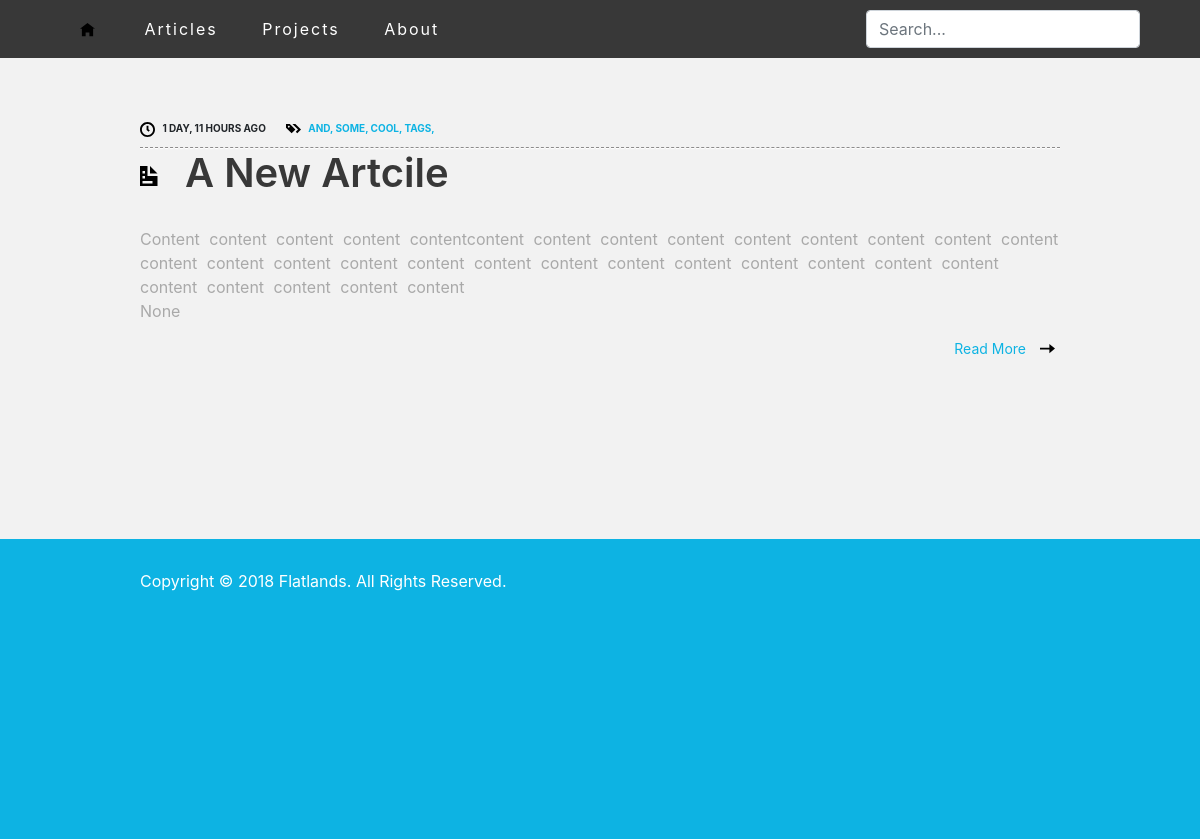
The app's page /articles/, older data.
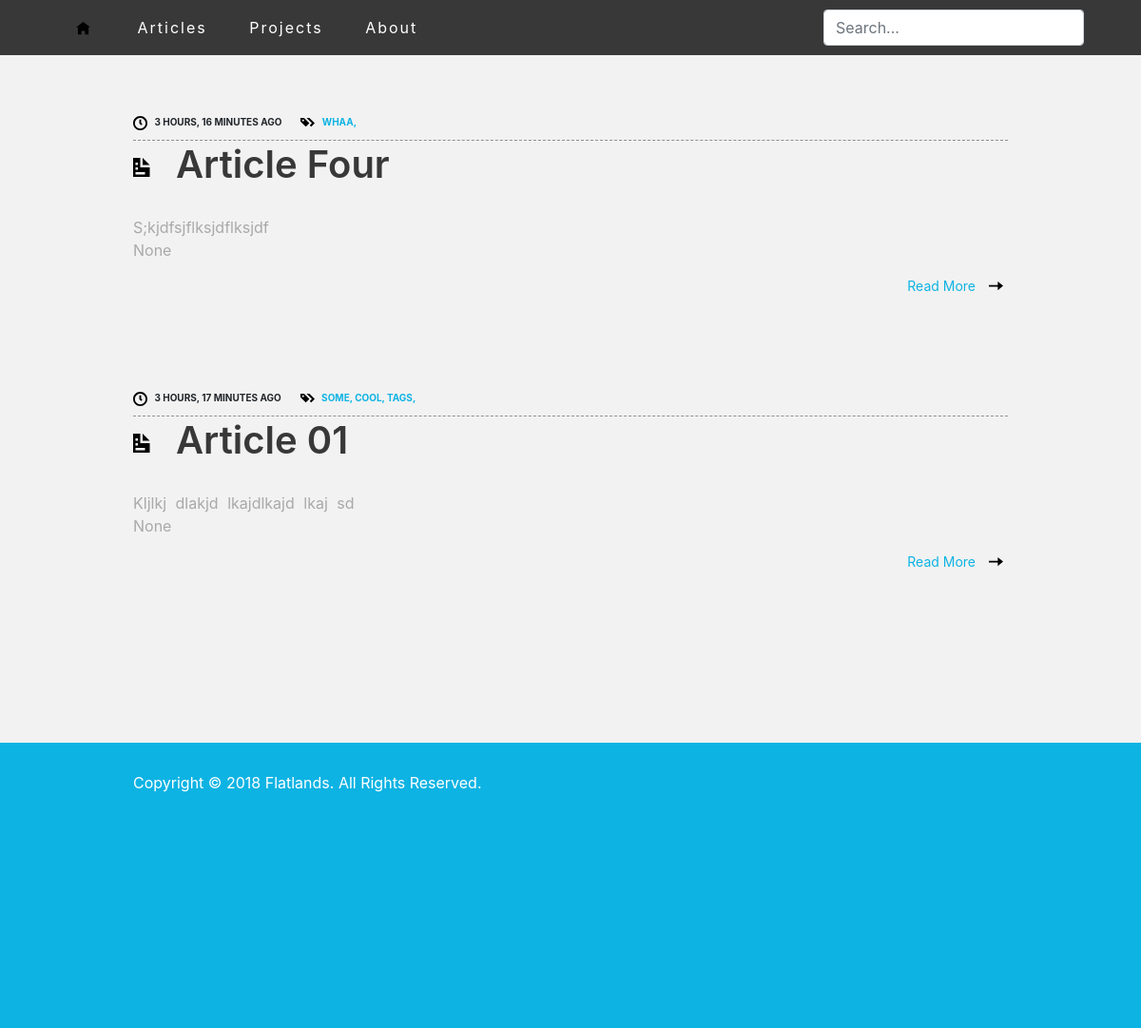
The same page, newer data.
### blog/models.py (models this page shows, shortened)
class Article(models.Model):
    name = models.CharField(max_length=200)
    content = models.CharField(max_length=5000)
    pub_date = models.DateTimeField('date published')
    tags = models.CharField(max_length=200)
    project = models.ForeignKey(Project, on_delete=models.CASCADE, null=True, blank=True)
    def tag_list(self):
        return str(self.tags).split(' ')

### blog/views.py (the view)
# urls.py: path('articles/', views.articles, name='articles'),
def articles(request):
    articles = Article.objects.order_by('-pub_date')
    context = {'articles': articles}
    return render(request, 'blog/articles.html', context)

### blog/templates/blog/articles.html
{% extends "blog/base.html" %}
{% load static %}
{% block content %}
<p style="height:105px;"></p>
{% for article in articles %}
{% if article.project == None %}
<div class="bloglistpost">
    <div class="blogpostheader">
        <div class="bloglistpostdate">
            <img class="iconic-svg" src="{% static 'blog/svg/clock.svg' %}" alt="clock icon">
            {{article.pub_date|timesince|upper}} AGO
        </div>
        <div class="bloglistposttags">
            <img class="iconic-svg" src="{% static 'blog/svg/tags.svg' %}" alt="tags icon">
            {% for tag in article.tag_list %}
                <a href="">{{tag|upper}}, </a>
            {% endfor %}
        </div>
    </div>
    <div class="bloglistpostname display-4">
            <hr style="margin:0px;margin-top:5px;border-top: 1px dashed #8c8b8b;border-bottom: 1px dashed #fff;">
            <img class="iconic-svg-header" src="{% static 'blog/svg/document.svg' %}" alt="tags icon">&ensp;{{ article.name|title }}
    </div>
    <div class="bloglistpostcontent">
            {{ article.content|capfirst|truncatewords:50 }}
            <br>
            {{article.project}}
        </div>
            <div class="blogpostreadmore">
                    <a href="/articles/{{ article.id }}/">Read More</a>&emsp;<img class="iconic-svg" src="{% static 'blog/svg/arrow-right.svg' %}" alt="arrow icon">
                </div>
</div>
{% endif %}
{% endfor %}
{% endblock %}

### blog/templates/blog/base.html (shortened to what this page needs)
{% load static %}
<!DOCTYPE html>
<html lang="en">
  <head>
    <link rel="stylesheet" href="https://stackpath.bootstrapcdn.com/bootstrap/4.1.1/css/bootstrap.min.css">
    <link rel="stylesheet" type="text/css" href="{% static 'blog/main.css' %}" />
  </head>
  <body>
    <div id="border-header">
       <div id="border-header-nav">
         <div>
          <a href="/"><img class="iconic-svg"  style="height:15px;width:15px;" src="{% static 'blog/svg/home.svg' %}" alt="home icon"></a> <a href="/articles/">Articles</a> <a href="/projects/">Projects</a> <a href="/about/">About</a>
          </div>
          </div>
          <div id="border-header-search">
              <input type="text" class="form-control" style="margin:0" placeholder="Search...">
          </div>
    </div>
            <div class="content">
    {% block content %}{% endblock %}
  </div>
    {% include "blog/footer.html" %}
  </body>
</html>

### blog/templates/blog/footer.html
<div id="footer">
    <div id="footer-content">
        Copyright © 2018 Flatlands. All Rights Reserved.
    </div>
</div>

### blog/static/blog/main.css (style rules this page uses)
body { background-color: #f2f2f2; }
#border-header { background-color: #383838; display: flex; justify-content: space-between; padding-left: 60px; padding-right: 60px; position: fixed; top: 0; width: 100%; }
#border-header-nav { display: flex; font-size:16px; align-items: center; }
#border-header-nav div { margin: 0 auto; }
#border-header-search { padding-top: 10px; padding-bottom: 10px; }
#border-header-nav a:link { padding-right: 20px; padding-left: 20px; letter-spacing: 2px; color: white; }
.content { max-width: 1000px; padding-bottom: 80px; padding-left:40px; padding-right:40px; margin: auto auto; }
.blogpostheader { display: flex; flex-direction: row; font-weight: bold; }
.bloglistpost { display: flex; flex-direction: column; margin: auto auto; padding-bottom: 100px; }
.bloglistpostdate { font-size:10px; padding-right: 20px; }
.bloglistpostname { font-size: 40px; font-weight: 600; padding-top:5px; padding-bottom:30px; color:#383838; }
.bloglistpostcontent { color: darkgray; word-spacing: 5px; }
.bloglistposttags { font-size:10px; }
.blogpostreadmore { padding-top: 15px; font-size: 14px; text-align: right; }
.iconic-svg { height:15px; width:15px; margin-right:5px; }
.iconic-svg-header { height:20px; width:20px; margin-right:5px; }
#footer { background-color: #0db3e3; height: 300px; padding-top: 30px; }
#footer-content { margin: auto auto; color: white; max-width: 1000px; padding-left:40px; padding-right:40px; }
a:link { color: #0db3e3; }

Row changes from the older to the newer data that the page shows:
added Article: pub_date "3 HOURS, 16 MINUTES", tag_list "WHAA", name "Article Four", content "S;kjdfsjflksjdflksjdf", project "None"
changed Article: pub_date "1 DAY, 11 HOURS" → "3 HOURS, 17 MINUTES"; name "A New Artcile" → "Article 01"; content "Content content content content contentcontent content content content content content content content content content content content content content content content content content content content content content content content content content content" → "Kljlkj dlakjd lkajdlkajd lkaj sd"
Text that changed along with them:
list line gone: "AND ,"
